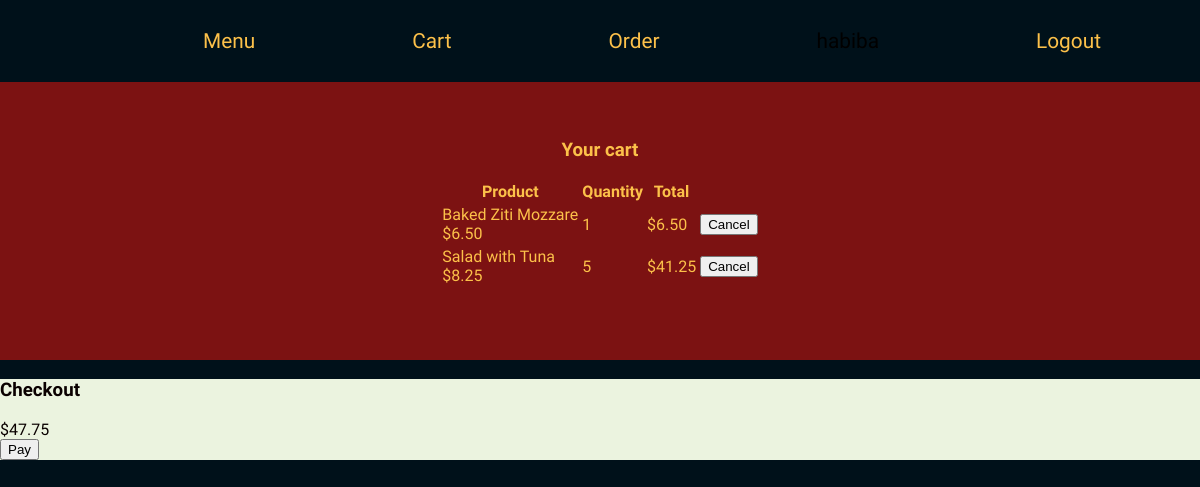
The app's page /cart/ (signed in) with its own data.
### cart/models.py (models this page shows, shortened)
class Cart_Item(models.Model):
    product = models.ForeignKey(Product, on_delete = models.CASCADE)
    quantity = models.PositiveSmallIntegerField()
    cart = models.ForeignKey(Cart, on_delete=models.CASCADE)

class Product(models.Model):
    name = models.CharField( max_length = 20 )
    size =  models.CharField( max_length = 20, null = True, blank = True )
    price = models.DecimalField( max_digits = 10, decimal_places = 2 )
    category = models.ForeignKey(Category, on_delete = models.CASCADE, null = True, blank = True)
    additional = models.ForeignKey(Additional, on_delete = models.CASCADE, null = True, blank = True)

### cart/views.py (the view)
# urls.py: path("", views.index, name="cart"),
def index(request):
    if not request.user.is_authenticated:
        return render(request, "user/index.html", {"message": None})
    context = {
        "user": request.user,
        "cart_items": Cart_Item.objects.filter(cart__user = request.user)
    }
    return render(request, "cart/cart.html", context)

### cart/templates/cart/cart.html (shortened to what this page needs)
{% extends 'orders/layout.html'%}
{% load static %}
{% block content %}
<section class="cart">
    <article class="cart">
        <div>
            <h1>Your cart</h1>
        </div>
        <div>
            <table id="table">
                <tr class="begin-row">
                    <th class="table-heading">Product</th>
                    <th class="table-heading">Quantity</th>
                    <th class="table-heading">Total</th>
                </tr>
                {% for cart_item in cart_items %}
                <tr class="row" id="{{ cart_item.id }}">
                    <td class="table-data" id="product-name">{{ cart_item.product.name }}
                        <br>
                        <label id="product-price" data-price="{{ cart_item.product.price }}">${{ cart_item.product.price }}</label>
                    </td>
                    <td class="table-data" id="cart-item-quantity" data-quantity="{{ cart_item.quantity }}">{{ cart_item.quantity }}</td>
                    <td class="table-data" id="cart-item-total"></td>
                    <td class="table-data"><button class="cancel">Cancel</button></td>
                </tr>
                {% endfor%}
            </table>
        </div>
    </article>
</section>
<section class="checkout">
    <article class="checkout">
        <form id="payment-form">
            <div>
                <h1>Checkout</h1>
            </div>
            <div>
                <label id="total">Total</label>
            </div>
            <button id="submit" data-secret="{{ client_secret }}">Pay</button>
        </form>
    </article>
</section>
{% endblock %}

### orders/static/orders/style.css (style rules this page uses)
html, body { padding: 0%; margin: 0%; background-color: hsl(201, 100%, 5%); }
body { font-family: 'Julius Sans One', sans-serif; }

### orders/static/orders/index.css (style rules this page uses)
#pizza, #subs, #pasta, #salad, #dinnerplatter, .cart { background-color: #00111a; display: flex; justify-content: center; align-items: center; flex-direction: column; flex-wrap: wrap; color: #fcc14a; padding-bottom: 3%; }
.cart { padding-top: 5%; background-color: #7c1212; width: 100%; }
.checkout { color: #0a0000; background-color: #ebf3df; }

### records on screen
Cart_Item: product.name "Baked Ziti Mozzare", product.price "6.50", quantity "1"
Cart_Item: product.name "Salad with Tuna", product.price "8.25", quantity "5"
